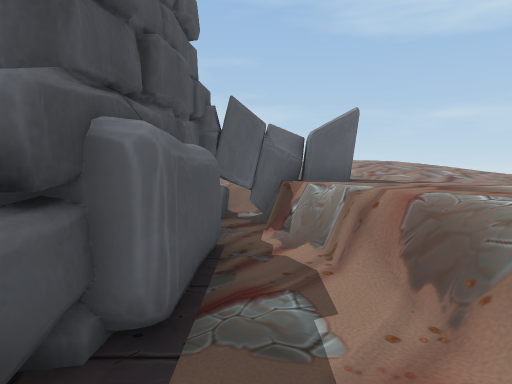
[1] (above)

23 first-person views from a walk through a 3-D level made in the Unity game engine. The camera is 1.2 m above the floor, tilts 4° down and sees 75° across. The floor is counted in squares, 1 m on a side. Each view is taken from the middle of a square. On the plan, view 1 faces up. The plan holds only what a view shows up to about 14 squares ahead; the rest is blank. The place goes on beyond the plan. Door leaves are left out, so doorways stand open.

[2]
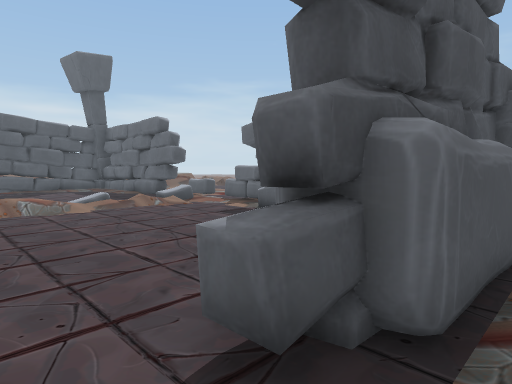

[3]
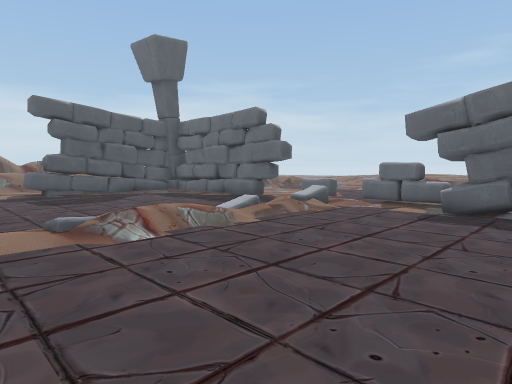

[4]
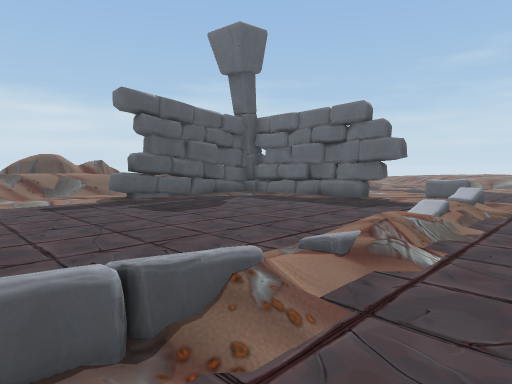

[5]
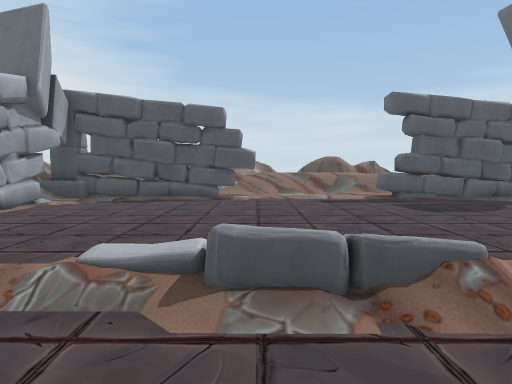

[6]
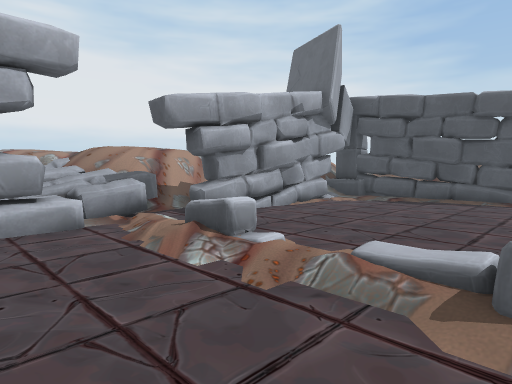

[7]
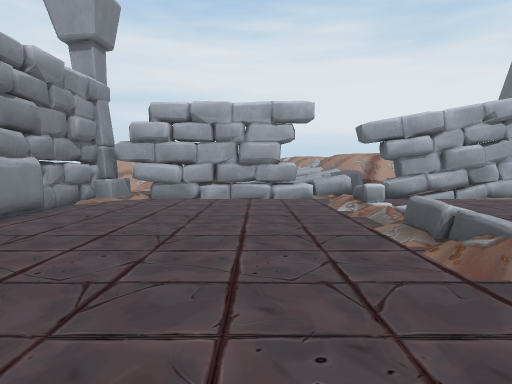

[8]
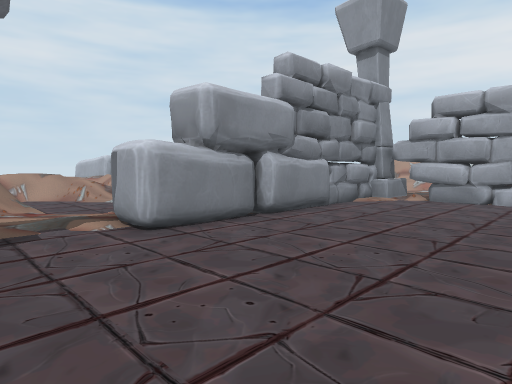

[9]
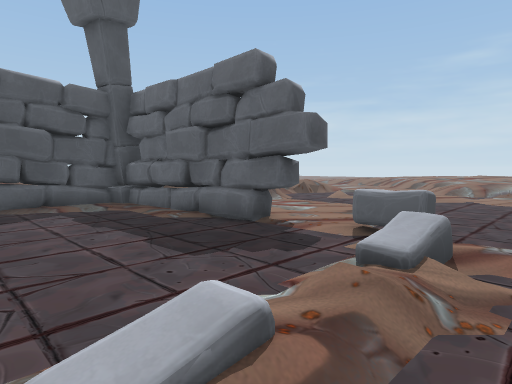

[10]
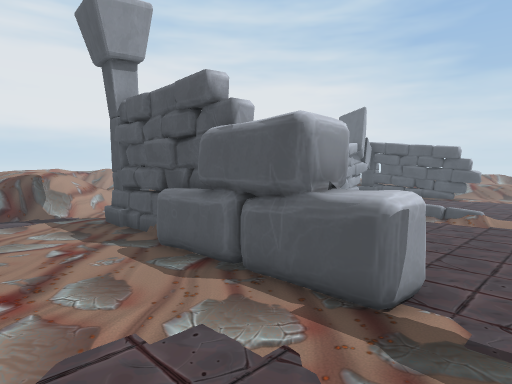

[11]
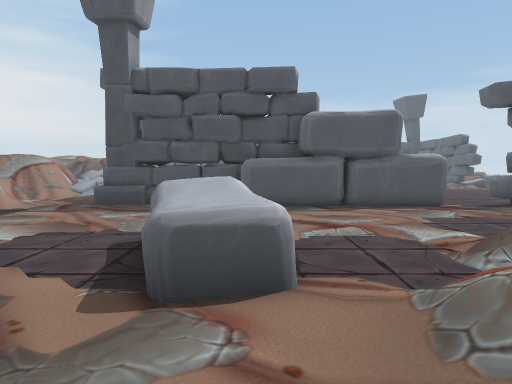

[12]
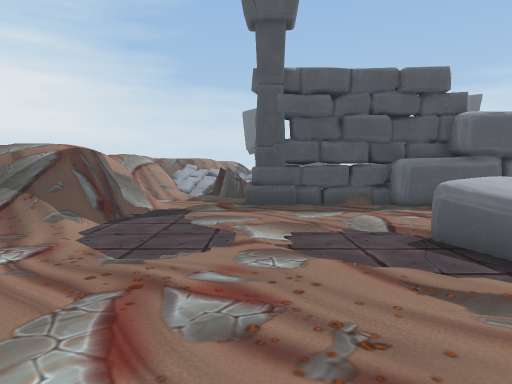

[13]
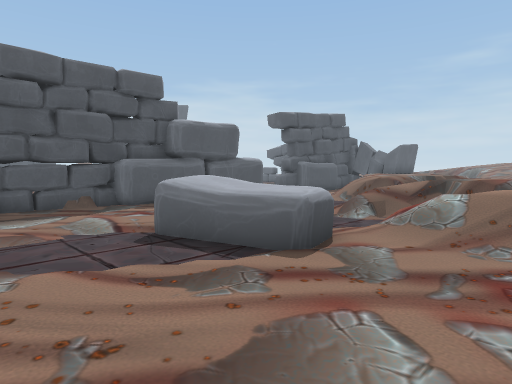

[14]
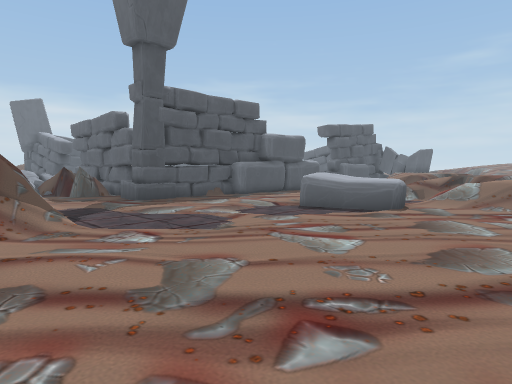

[15]
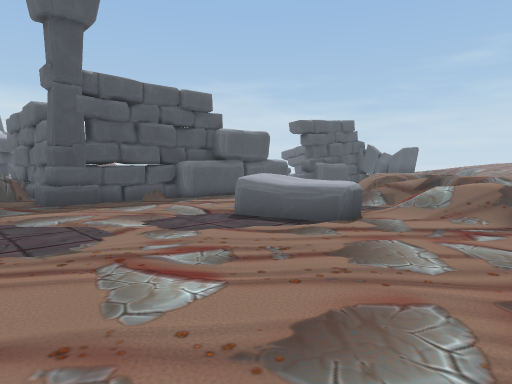

[16]
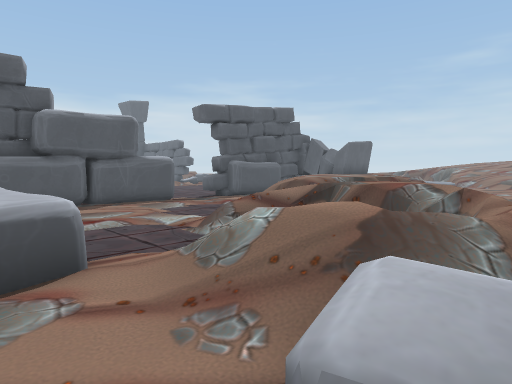

[17]
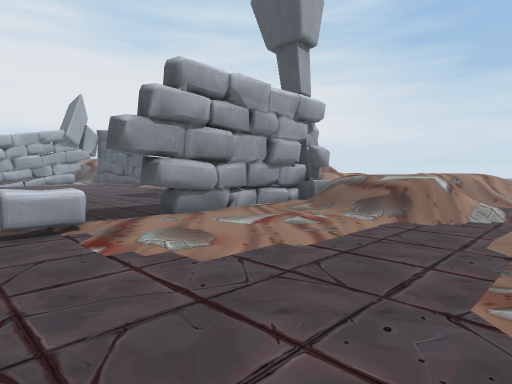

[18]
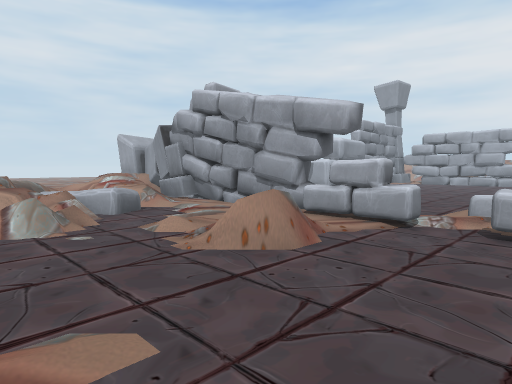

[19]
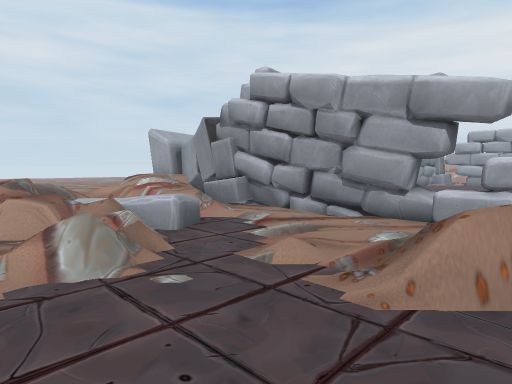

[20]
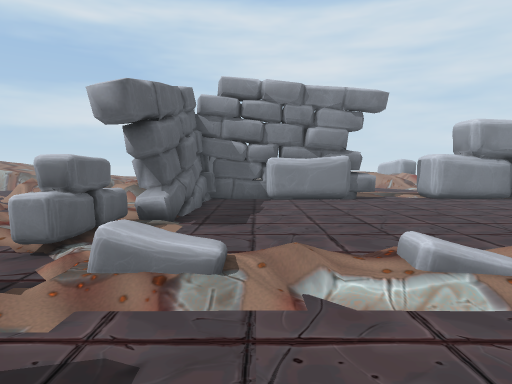

[21]
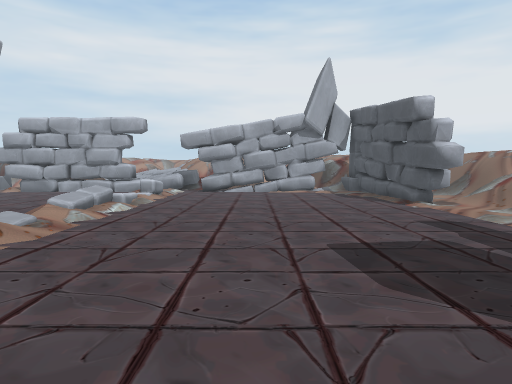

[22]
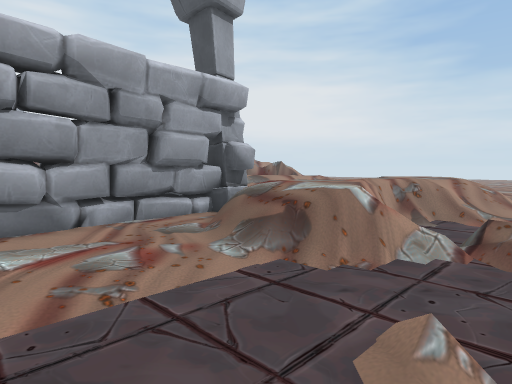

[23]
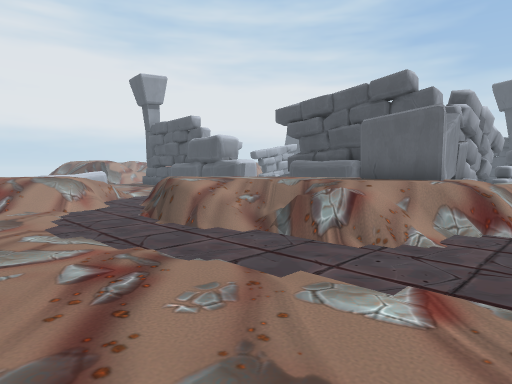

### Floor plan
Key: @ floor where view 1 was taken; # wall or solid block; x gap in a wall; . main floor; : floor 0.25 m higher than the main floor; + floor 0.5 m higher than the main floor; * floor 0.75 m higher than the main floor; % floor 1 m higher than the main floor; & floor 1.75 m higher than the main floor; $ floor 2 m higher than the main floor; / step, stairs or slope; D open door; = window, fence, low wall or low ledge; ^ raised ledge; v drop or lower ground; O other object.
Columns run from 28 left of view 1 to 11 right of it. Each row starts with its distance up from view 1.
 16          ... ..........
 15   ...  /.../..........//.==//
 14  ////...:.............////:://
 13 /*///===%/.........=....=+   /
 12 %%%%/=%%//........=x/...=    //    ... .
 11    =  %%//.........O.....///////.......
 10        //.................////%=//......
  9       #########OO.OOO######OOOO%//=.....
  8       #########.///.#######OOOO%%/=.....
  7    // ##........//........##==O%///....
  6    %/ ##........//........##.=%%%//....
  5       ##........//........##..%%%///...
  4       ##........//........##..%%%%==...
  3       ##........//........##..*%%%=....
  2       ##........ /........##../ %#=....
  1     /.D=........//.........=..///=..#/.
  0    */.DD........//..........@DDDD..=//
 -1    */.DD........//........##.DDDD.##%%
 -2    */.DD........//........##.DDDD/===+/
 -3      ............/........##.....OO/  /
 -4     ///.........//........##.....//  =//
 -5    ///#.........//........##......./////
 -6    //.#.........//........##........////
 -7   ///.##........//........##....^^^^..//
 -8   //= ##........//........##....^^^^....
 -9       ##........ /........##....==.....
-10       ##........ /........##...........
-11       O#.######DDDD#########............
-12       OO      #DDDD#  ######............
-13       //      #=#==    ==...............
-14             ====#       ................
-15               ////       ...............
-16                $//      /.===v=/........
-17                         //  ////.......
-18                              &//   ... .

Where each view was taken, in squares from view 1:
view 1: 0 up, 0 right, facing up
view 2: 0 up, 0 right, facing up-left
view 3: 2 down, 5 left, facing up-left
view 4: 4 down, 9 left, facing up-left
view 5: 4 down, 8 left, facing left
view 6: 4 down, 8 left, facing down-left
view 7: 2 up, 8 left, facing down
view 8: 2 up, 8 left, facing down-right
view 9: 3 up, 10 left, facing up-left
view 10: 1 up, 4 right, facing down-left
view 11: 7 down, 10 right, facing left
view 12: 12 down, 10 right, facing left
view 13: 12 down, 10 right, facing up-left
view 14: 18 down, 11 right, facing up-left
view 15: 15 down, 11 right, facing up-left
view 16: 8 down, 11 right, facing up-left
view 17: 16 up, 11 left, facing down-left
view 18: 16 up, 13 left, facing down-right
view 19: 16 up, 10 left, facing down-right
view 20: 6 up, 15 left, facing right
view 21: 6 up, 16 left, facing down
view 22: 16 up, 15 left, facing down-left
view 23: 12 up, 11 right, facing down-left
